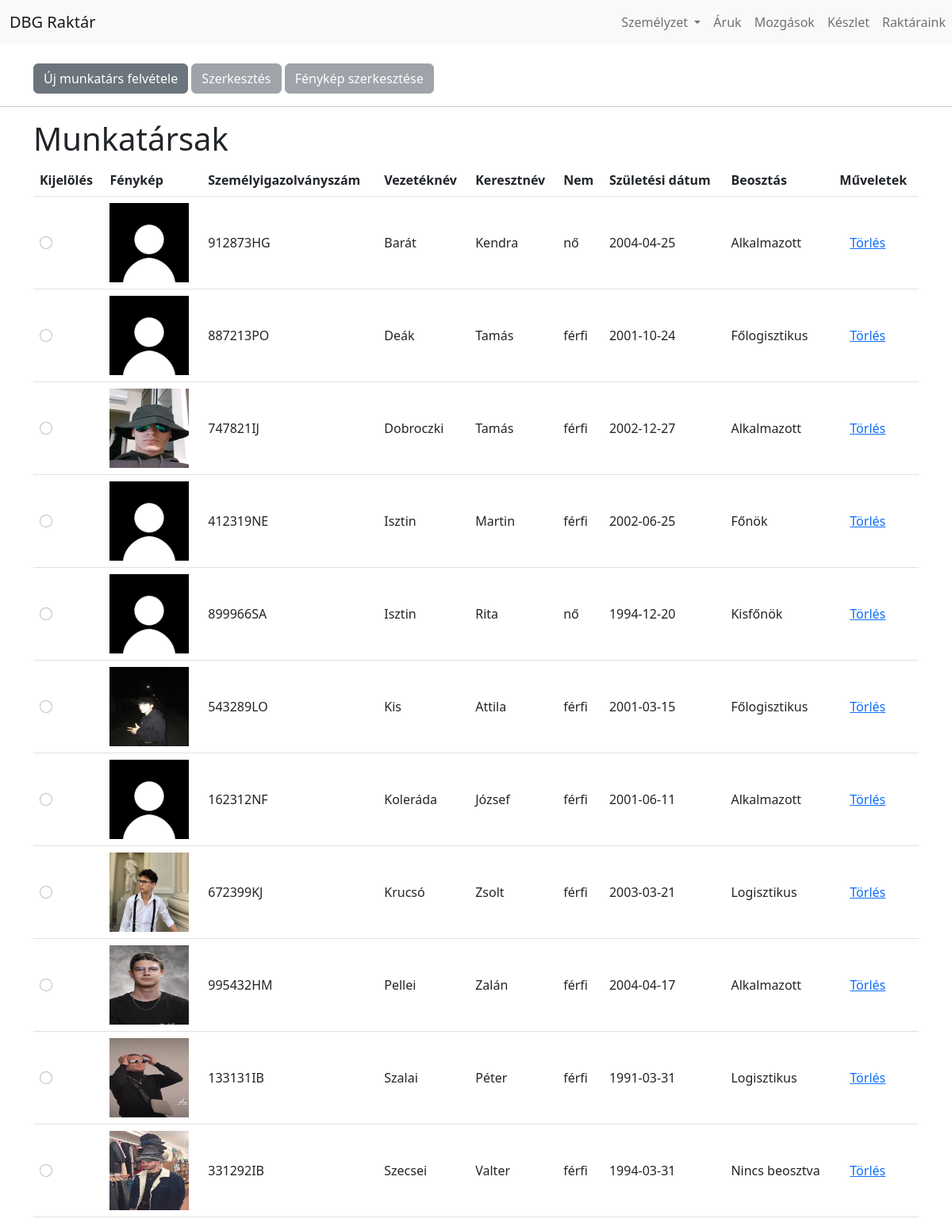
Screenshot of /szemelyzet.php with the database file from the repository.
### tables this page shows
CREATE TABLE `szemelyzet` (
  `szigszam` varchar(8) NOT NULL,
  `vezeteknev` varchar(50) NOT NULL,
  `keresztnev` varchar(50) NOT NULL,
  `nem` tinyint(1) NOT NULL,
  `szulido` date NOT NULL,
  `image` varchar(50) NOT NULL
);

CREATE TABLE `szerep` (
  `jogkor_nev` varchar(20) NOT NULL,
  `szemelyzet_szigszam` varchar(8) NOT NULL
);

### use/u_dao.php (called while the page is built, shortened)
<?php
function db_kapcsolat() {
	$host = "localhost";
	$uname = "root";
	$database = "raktar";
	$db = mysqli_connect($host, $uname, "", $database);
	mysqli_set_charset($db, 'utf8');
	return $db;
}
function szemelyek_lekerdez() {
	if (!($db = db_kapcsolat())) {
		return false;
	}
	$q = "SELECT * FROM szemelyzet ORDER BY vezeteknev, keresztnev";
	$res = mysqli_query($db, $q);
	return $res;
}
function szerep_lekerdez($id) {
	if (!($db = db_kapcsolat())) {
		return false;
	}
	$q = "SELECT * FROM szerep WHERE szemelyzet_szigszam = '$id' ORDER BY jogkor_nev";
	$res = mysqli_query($db, $q);
	return $res;
}

### szemelyzet.php (the view, shortened to what this page needs)
<?php
include_once('use/u_dao.php');
?>
<!doctype html>
<html lang="hu">
<head>
	<?php include_once('use/head_imports.php'); ?>
</head>
<body>
<?php include_once('use/navbar.php'); ?>
<br>
<div class="container">
    <button type="button" class="btn btn-secondary" data-bs-toggle="modal" data-bs-target="#ujRekord">
        Új munkatárs felvétele
	</button>
	<button type="button" class="btn btn-secondary" data-bs-toggle="modal" data-bs-target="#szerkesztesModal" <?php if(!isset($_GET['id'])) {echo 'disabled';} ?>>
  		Szerkesztés
	</button>
	<button type="button" class="btn btn-secondary" data-bs-toggle="modal" data-bs-target="#kepSzerkesztesModal" <?php if(!isset($_GET['id'])) {echo 'disabled';} ?>>
  		Fénykép szerkesztése
	</button>
</div>
<hr>
<div class="container">
	<h1>Munkatársak</h1>
</div>
<div class="container">
	<table class="table table-responsive">
		<tr>
		<th>Kijelölés
			</th>
			<th>Fénykép</th>
			<th>Személyigazolványszám</th>
			<th>Vezetéknév</th>
			<th>Keresztnév</th>
            <th>Nem</th>
            <th>Születési dátum</th>
            <th>Beosztás</th>
			<th>Műveletek</th>
		</tr>
	<?php
		$szemelyek = szemelyek_lekerdez();
		while($fetch = mysqli_fetch_assoc($szemelyek)) {
			$szerep = mysqli_fetch_assoc(szerep_lekerdez($fetch['szigszam']));
            if(!$szerep) $szerep['jogkor_nev'] = "Nincs beosztva";
			echo '<tr>';
			echo '<td class="align-middle"><input type="radio" class="form-check-input" onclick="window.location=\'szemelyzet.php?id='. $fetch['szigszam'] .'\'" name="select" value="'. $fetch['szigszam'] .'" ';
			if(isset($_GET['id']) && $_GET['id'] == $fetch['szigszam']) { echo 'checked'; }
			echo '>';
			if($fetch['image']) {
				echo '<td><img src="img/' . $fetch['image'] . '" width="100" height="100"/>';
			} else {
				echo '<td><img src="img/default.jpg" width="100"/>';
			}
			echo '<td class="align-middle">'. $fetch['szigszam'].'</td>';
			echo '<td class="align-middle">'. $fetch["vezeteknev"] .'</td>';
			echo '<td class="align-middle">'. $fetch["keresztnev"] .'</td>';
            echo '<td class="align-middle">'. ($fetch["nem"] ? "férfi" : "nő") .'</td>';
            echo '<td class="align-middle">'. $fetch["szulido"] .'</td>';
            echo '<td class="align-middle">'. $szerep['jogkor_nev'] .'</td>';
			echo '<td class="align-middle"><a class="btn btn-link" href="delete_szemely.php?id='.$fetch['szigszam'].'">Törlés</a></td>';
			echo '</tr>';
		}
	?>
</table>
</body>
</html>

### use/head_imports.php (shortened to what this page needs)
<?php
    echo '<link href="https://cdn.jsdelivr.net/npm/bootstrap@5.2.3/dist/css/bootstrap.min.css" rel="stylesheet">';
    echo '<link rel="stylesheet" href="https://cdnjs.cloudflare.com/ajax/libs/font-awesome/4.7.0/css/font-awesome.min.css">';
?>

### use/navbar.php
<?php
echo <<<EOL
<nav class="navbar navbar-expand-lg bg-light">
  <div class="container-fluid">
      <a class="navbar-brand" href="index.php">DBG Raktár</a>
    </div>
    <ul class="navbar-nav me-auto">
    <li class="nav-item dropdown">
      <a class="nav-link dropdown-toggle" href="#" role="button" data-bs-toggle="dropdown" aria-expanded="false">
        Személyzet
      </a>
      <ul class="dropdown-menu">
        <li><a class="dropdown-item" href="szemelyzet.php">Munkatársak</a></li>
        <li><a class="dropdown-item" href="beosztas.php">Beosztás</a></li>
        <li><a class="dropdown-item" href="feladatok.php">Jogkörök és feladataik</a></li>
      </ul>
    </li>
      <li class="nav-item"><a href="aruk.php" class="nav-link">Áruk</a></li>
      <li class="nav-item"><a href="mozgasok.php" class="nav-link">Mozgások</a></li>
      <li class="nav-item"><a href="keszlet.php" class="nav-link">Készlet</a></li>
      <li class="nav-item"><a href="raktar.php" class="nav-link">Raktáraink</a></li>
    </ul>
</nav>
EOL;
?>

### rows the page displays
szemelyzet: szigszam "912873HG", vezeteknev "Barát", keresztnev "Kendra", nem "nő", szulido "2004-04-25", szerep.jogkor_nev "Alkalmazott"
szemelyzet: szigszam "887213PO", vezeteknev "Deák", keresztnev "Tamás", nem "férfi", szulido "2001-10-24", szerep.jogkor_nev "Főlogisztikus"
szemelyzet: image (picture), szigszam "747821IJ", vezeteknev "Dobroczki", keresztnev "Tamás", nem "férfi", szulido "2002-12-27", szerep.jogkor_nev "Alkalmazott"
szemelyzet: szigszam "412319NE", vezeteknev "Isztin", keresztnev "Martin", nem "férfi", szulido "2002-06-25", szerep.jogkor_nev "Főnök"
szemelyzet: szigszam "899966SA", vezeteknev "Isztin", keresztnev "Rita", nem "nő", szulido "1994-12-20", szerep.jogkor_nev "Kisfőnök"
szemelyzet: image (picture), szigszam "543289LO", vezeteknev "Kis", keresztnev "Attila", nem "férfi", szulido "2001-03-15", szerep.jogkor_nev "Főlogisztikus"
szemelyzet: szigszam "162312NF", vezeteknev "Koleráda", keresztnev "József", nem "férfi", szulido "2001-06-11", szerep.jogkor_nev "Alkalmazott"
szemelyzet: image (picture), szigszam "672399KJ", vezeteknev "Krucsó", keresztnev "Zsolt", nem "férfi", szulido "2003-03-21", szerep.jogkor_nev "Logisztikus"
szemelyzet: image (picture), szigszam "995432HM", vezeteknev "Pellei", keresztnev "Zalán", nem "férfi", szulido "2004-04-17", szerep.jogkor_nev "Alkalmazott"
szemelyzet: image (picture), szigszam "133131IB", vezeteknev "Szalai", keresztnev "Péter", nem "férfi", szulido "1991-03-31", szerep.jogkor_nev "Logisztikus"
szemelyzet: image (picture), szigszam "331292IB", vezeteknev "Szecsei", keresztnev "Valter", nem "férfi", szulido "1994-03-31", jogkor_nev "Nincs beosztva"
